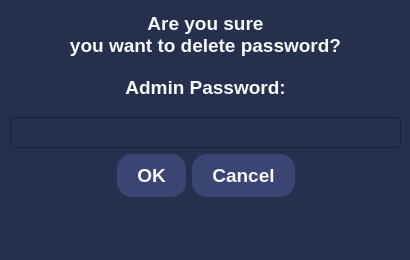
<?xml version="1.0" encoding="UTF-8"?>
<ui version="4.0">
 <class>deletePasswordDialog</class>
 <widget class="QDialog" name="deletePasswordDialog">
  <property name="geometry">
   <rect>
    <x>0</x>
    <y>0</y>
    <width>410</width>
    <height>260</height>
   </rect>
  </property>
  <property name="windowTitle">
   <string>Dialog</string>
  </property>
  <property name="styleSheet">
   <string notr="true">QWidget {
    background-color: #262f4d;
    color: #fafafc;
    font-family: 'SF Pro';
    font-size: 14pt;
	font-weight: 1000;
}

QPushButton {
    background-color: #394573;
    border: none;
	border-radius: 15px;
    padding: 10px 20px;
}

QPushButton:hover {
    background-color: #4a4c54;
}

QLabel {
	text-align: center;
}</string>
  </property>
  <widget class="QWidget" name="verticalLayoutWidget">
   <property name="geometry">
    <rect>
     <x>10</x>
     <y>10</y>
     <width>391</width>
     <height>241</height>
    </rect>
   </property>
   <layout class="QVBoxLayout" name="verticalLayout">
    <item>
     <widget class="QLabel" name="label">
      <property name="text">
       <string>Are you sure
you want to delete password?</string>
      </property>
      <property name="alignment">
       <set>Qt::AlignCenter</set>
      </property>
     </widget>
    </item>
    <item>
     <widget class="QLabel" name="label_2">
      <property name="text">
       <string>Admin Password:</string>
      </property>
      <property name="alignment">
       <set>Qt::AlignCenter</set>
      </property>
     </widget>
    </item>
    <item>
     <widget class="QLineEdit" name="lineEdit"/>
    </item>
    <item>
     <widget class="QDialogButtonBox" name="buttonBox">
      <property name="orientation">
       <enum>Qt::Horizontal</enum>
      </property>
      <property name="standardButtons">
       <set>QDialogButtonBox::Cancel|QDialogButtonBox::Ok</set>
      </property>
      <property name="centerButtons">
       <bool>true</bool>
      </property>
     </widget>
    </item>
    <item>
     <widget class="QLabel" name="label_3">
      <property name="text">
       <string/>
      </property>
      <property name="alignment">
       <set>Qt::AlignCenter</set>
      </property>
     </widget>
    </item>
   </layout>
  </widget>
 </widget>
 <resources/>
 <connections>
  <connection>
   <sender>buttonBox</sender>
   <signal>accepted()</signal>
   <receiver>deletePasswordDialog</receiver>
   <slot>accept()</slot>
   <hints>
    <hint type="sourcelabel">
     <x>248</x>
     <y>254</y>
    </hint>
    <hint type="destinationlabel">
     <x>157</x>
     <y>274</y>
    </hint>
   </hints>
  </connection>
  <connection>
   <sender>buttonBox</sender>
   <signal>rejected()</signal>
   <receiver>deletePasswordDialog</receiver>
   <slot>reject()</slot>
   <hints>
    <hint type="sourcelabel">
     <x>316</x>
     <y>260</y>
    </hint>
    <hint type="destinationlabel">
     <x>286</x>
     <y>274</y>
    </hint>
   </hints>
  </connection>
 </connections>
</ui>
